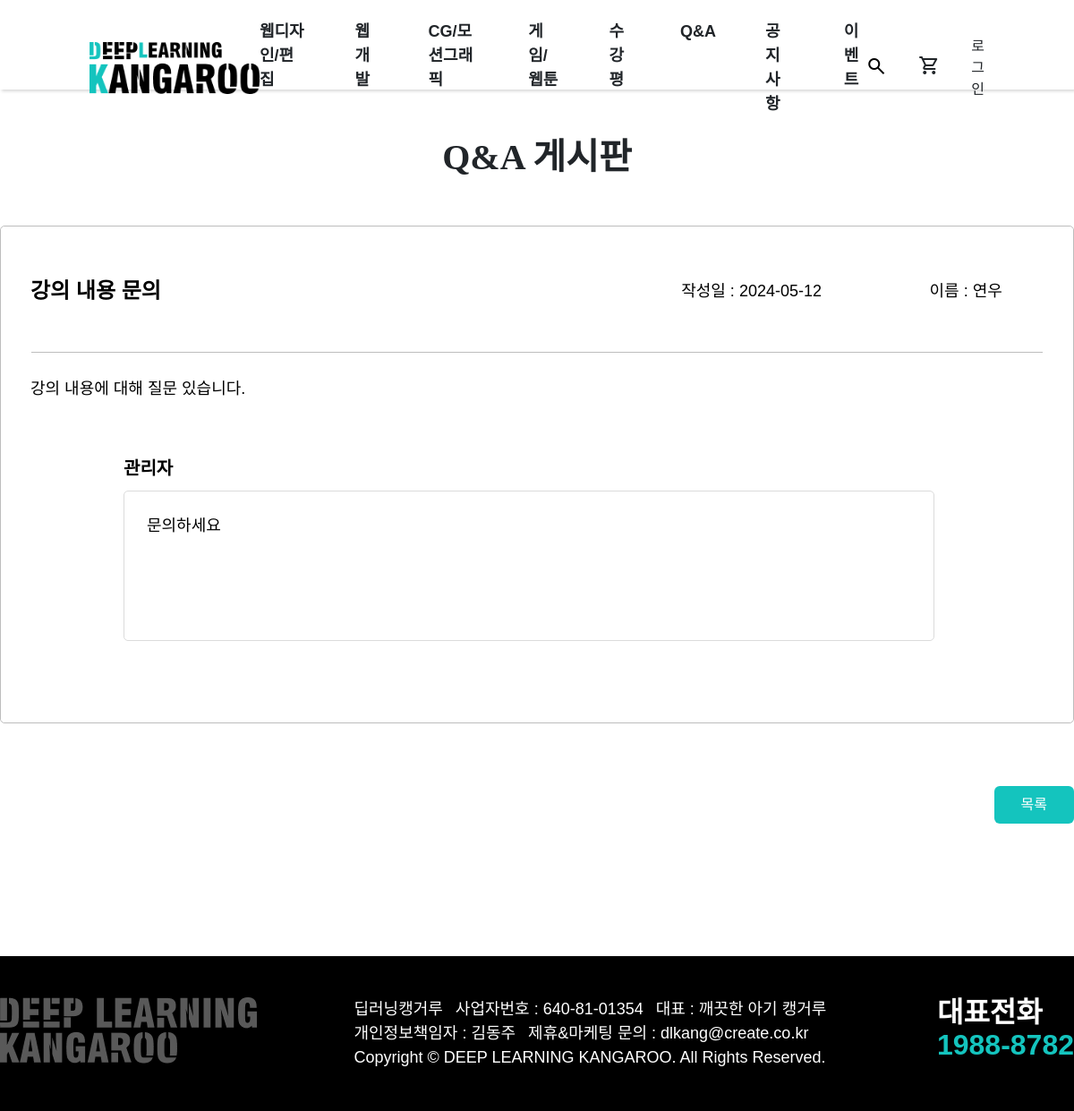
The page /user/u_qna_ans.php?idx=71 on the database its author committed.
### tables this page shows
CREATE TABLE `product_category` (
  `cid` int(11) NOT NULL,
  `code` varchar(10) NOT NULL,
  `pcode` varchar(10) NOT NULL,
  `name` varchar(100) NOT NULL,
  `step` tinyint(4) NOT NULL
);

CREATE TABLE `qna_board` (
  `idx` int(11) NOT NULL,
  `status` int(11) NOT NULL,
  `userid` varchar(100) NOT NULL,
  `title` varchar(100) NOT NULL,
  `content` text NOT NULL,
  `date` date NOT NULL,
  `hit` int(11) DEFAULT NULL
);

CREATE TABLE `members` (
  `mid` int(11) NOT NULL,
  `userid` varchar(145) DEFAULT NULL,
  `email` varchar(245) DEFAULT NULL,
  `username` varchar(145) DEFAULT NULL,
  `passwd` varchar(200) DEFAULT NULL,
  `regdate` datetime DEFAULT current_timestamp(),
  `status` int(11) NOT NULL
);

CREATE TABLE `qna_reply` (
  `idx` int(11) NOT NULL,
  `b_idx` int(11) DEFAULT NULL,
  `content` text NOT NULL,
  `date` date NOT NULL
);

### user/u_qna_ans.php (the view, shortened to what this page needs)
<?php
$css1 = ' <link rel="stylesheet" href="./css/u_notice_qna.css">';
include_once $_SERVER['DOCUMENT_ROOT'] . '/clean_kangaroo/admin/dbcon.php';
include_once $_SERVER['DOCUMENT_ROOT'] . '/clean_kangaroo/user/u_header.php';
$idx = $_GET['idx'];
$sql = "select b.*, m.username
from qna_board b
join members m
on b.userid=m.userid WHERE b.idx={$idx}";
$result = $mysqli->query($sql);
$row = $result->fetch_object();
$hit = $row->hit + 1;
$sqlUpdate = "UPDATE qna_board SET hit={$hit} WHERE idx = {$idx}";
$mysqli->query($sqlUpdate);
$replySql = "SELECT * FROM qna_reply WHERE idx = {$idx}";
$reply_result = $mysqli->query($replySql);
while($reply_row = mysqli_fetch_object($reply_result)){
  $replyArr[]=$reply_row;
}
?>
<main class="u_body">
    <div class="wrapper usergrid">
      <h3 class="h3">Q&A 게시판</h3>
        <table class="u_notice table body3">
          <thead class="notice_viewhead">
            <tr>
              <th colspan="3" scope="col"><?= $row->title; ?></th>
              <th class="body3" scope="col">작성일 : <?= $row->date; ?></th>
              <th class="body3" scope="col">이름 : <?= $row->username; ?></th>
            </tr>
          </thead>
          <tbody class="notice_viewd body3">
            <tr>
              <td class ="qna_cmt" colspan="5" scope="col">
                <p><?=$row->content?></p>
                  <div class="res_wrap body2b">
                    <p>관리자</p>
                      <div class="res body3b">
                      <?php
        if(isset($replyArr)){
          foreach($replyArr as $ra){
        echo "$ra->content";
      }
    }
  ?>
                      </div>
                  </div>
              </td>
            </tr>
        </tbody>
        </table>
        <table>
          <tbody>
            <tr>
              <td class="listbtn df" colspan="5" scope="col"><a href ="javascript:history.back();" class="primary_btn list">목록</a></td>
            </tr>
        </tbody>
        </table>
    </div>
    </main>
<?php
include_once $_SERVER['DOCUMENT_ROOT'] . '/clean_kangaroo/user/footer.php';
?>

### user/u_header.php (shortened to what this page needs)
<?php
include_once $_SERVER['DOCUMENT_ROOT'] . '/clean_kangaroo/admin/dbcon.php';
$step1sql = "SELECT * from product_category where step=1 " ;
$step1result = $mysqli->query($step1sql);
while ($step1rs = $step1result->fetch_object()) {
  $cate1Arr[] = $step1rs;
}
?>
<!DOCTYPE html>
<html lang="en">
<head>
  <link href="https://cdn.jsdelivr.net/gh/sun-typeface/SUIT/fonts/static/woff2/SUIT.css" rel="stylesheet">
  <link href="https://cdn.jsdelivr.net/npm/bootstrap@5.3.3/dist/css/bootstrap.min.css" rel="stylesheet">
  <link rel="stylesheet" href="//code.jquery.com/ui/1.13.2/themes/base/jquery-ui.css">
  <link rel="stylesheet" href="/clean_kangaroo/css/common.css">
  <link rel="stylesheet" href="/clean_kangaroo/user/css/u_common.css">
  <?= $css1 ?? '' ?>
</head>
<body class="u_body">
  <header id="u_header">
    <div class="header_container df aic">
      <h1 class="u_logo">
        <a href="index.php">
          <img src="/clean_kangaroo/images/admin_header_logo.png" alt="">
        </a>
      </h1>
      <nav class="u_gnb_wrap">
        <ul class="u_gnb df">
          <?php
            if(isset($cate1Arr)){
              foreach($cate1Arr as $cate1){
          ?>
            <li><a href="/clean_kangaroo/user/u_lecture_list.php?pcode=<?= $cate1->code ?>&name=<?= $cate1->name ?>" class="body3b"><?= $cate1->name ?></a></li>
          <?php
              }
            }
          ?>
          <li><a href="u_review_list.php" class="body3b">수강평</a></li>
          <li><a href="u_qna_list.php" class="body3b">Q&A</a></li>
          <li><a href="u_notice_list.php" class="body3b">공지사항</a></li>
          <li><a href="u_event_list.php" class="body3b">이벤트</a></li>
        </ul>
      </nav>
      <div class="util_wrap df aic">
        <button class="u_search"><span class="material-symbols-outlined">search</span></button>
        <a href="cart.php" class="cart">
          <span class="material-symbols-outlined">shopping_cart</span>
        </a>
        <?php
          if (!isset($_SESSION['UID'])) {
        ?>
            <a href="/clean_kangaroo/user/u_login.php">로그인</a>
        <?php
          } else {
        ?>
            <a href="/clean_kangaroo/user/mypage_lecture.php"><?=$_SESSION['UNAME']?>님</a>
        <?php
              }
          ?>
      </div>
    </div>
  </header>

### css/common.css (style rules this page uses)
:root { --font-size: 16px; --font-bold:700; --black: #000; --white: #fff; --body-l:calc(var(--font-size) + 6px); --body-sl:calc(var(--font-size) + 4px); --body-m:calc(var(--font-size) + 2px); --body-s:calc(var(--font-size) - 2px); }
body { --C-primary: #14C4BE; --C-secondary: #FF861E; --C-black: #000; --C-white: #fff; --C-hover: #0E8A85; --C-active: #5AD6D1; --C-disable: #BDBDBD; --C-gray: #333; }
body { font-family: 'SUIT', sans-serif; padding-left: 300px; padding-top: 180px; overflow-x: hidden; }
.u_body { padding: 0; }
.usergrid { width: 1200px; margin: 0 auto; overflow: hidden; }
.df { display: flex; }
.aic { align-items: center; }
h1 { font-size: 50px; font-weight: bold; font-family: 'SUIT', sans-serif; font-size: var(--font-size); line-height: 1.4; font-weight: 400; }
.h1, .h2, .h3, .h4 { line-height: 1.1; }
.h1, .h2, .h3, .h4, .body1b, .body2b, .body3b, .body4b, .body5b { font-weight: var(--font-bold); }
.h3 { font-size: 40px; }
.body2b { font-size: var(--body-sl); }
.body3b { font-size: var(--body-m); }
.body3 { font-size: var(--body-m); }
.primary_btn { display: inline-block; background: var(--C-primary); border-radius: 6px; text-align: center; line-height: 22.4px; font-size: 16px; color: #fff; padding: 10px 30px; text-transform: capitalize; font-family: 'SUIT', sans-serif; cursor: pointer; transition: 0.2s; }
#u_header { height: 100px; padding: 22px 100px; position: relative; box-shadow: 2px 2px 3px rgba(107, 107, 107, 0.25); }
#u_header .header_container { width: 100%; justify-content: space-between; }
.u_logo img { width: 190px; }
.u_gnb { gap: 55px; }
.util_wrap { gap: 35px; }
.cart { position: relative; }
.table>thead th { height: 70px; background: #dadada; border-top: 2px solid #000; border-bottom: 2px solid #000; }
.table>tbody tr td { border-bottom: 1px solid var(--C-gray); padding: 0; padding: 30px 0; }

### user/css/u_notice_qna.css (style rules this page uses)
body { padding: 0; }
.wrapper .h3 { font-family: 'SUIT'; text-transform: uppercase; text-align: center; padding : 54px 0; margin: 0 auto; }
thead tr th { padding: 27px 0; background-color: #bdbdbd; border: #bdbdbd; }
thead { border-color: #bdbdbd; }
.u_notice.table.body3 { border: 1px solid #bdbdbd; border-radius: 5px; width: 1200px; }
.table>thead th { padding: 24px 0; background: white; border-top: 0 solid #000; border-bottom: 0 solid #000; }
.table>thead th { border-left: 1px solid #bdbdbd; }
.table>thead th:first-child { border-left: 0px; }
.table>thead tr:first-child th:first-child { border-top-left-radius: 5px; }
.table>thead tr:last-child th:last-child { border-top-right-radius: 5px; }
.table>tbody tr:last-child td:last-child { border-bottom-right-radius: 5px; }
.table>tbody tr td { border-bottom: 0px solid #bdbdbd; padding: 24px 0; border-right: 0px solid #bdbdbd; }
.table>tbody tr:last-child td:first-child { border-bottom-left-radius: 5px; }
.table>tbody tr td:first-child { border-left: 0px solid #bdbdbd; }
.notice_viewhead tr { padding: 54px 0; }
.notice_viewhead tr th:first-child, .notice_viewd tr td:first-child { text-align: left; padding-left:33px; padding-right:33px; }
.notice_viewhead tr { position: relative; }
.notice_viewhead tr th:last-child:after { content: ''; position: absolute; width: 1130px; height: 1px; left: 34px; top: 140px; background: #BDBDBD; }
.notice_viewd tr td:first-child { padding-bottom: 81px; }
.notice_viewd.body3 { text-align: left; border-top:1px solid #dbdbdb; }
.notice_viewhead tr th:nth-child(2), .notice_viewhead tr th:nth-child(3) { font-weight: normal; }
.notice_viewhead tr th:first-child { padding-top: 54px; padding-bottom: 54px; border-bottom: none; font-size: 24px; font-weight: bold; }
.notice_viewhead tr .body3 { border:none; }
.listbtn { margin: 0 auto; width: 1200px; justify-content: end; }
.primary_btn.list { margin:54px 0; }
.wrapper.usergrid { margin-bottom: 72px; }
.res { border-radius: 5px; border:1px solid #dbdbdb; width: 906px; height: 168px; font-weight: normal; padding: 25px 267px 42px 25px; margin-top:10px; }
.res_wrap { font-weight: bold; margin-bottom:10px; margin-top:60px; margin-left:104px; }

### rows shown on the page
product_category: name "웹디자인/편집"
product_category: name "웹 개발"
product_category: name "CG/모션그래픽"
product_category: name "게임/웹툰"
qna_board: title "강의 내용 문의", date "2024-05-12", members.username "연우", content "강의 내용에 대해 질문 있습니다."
qna_reply: content "문의하세요"
